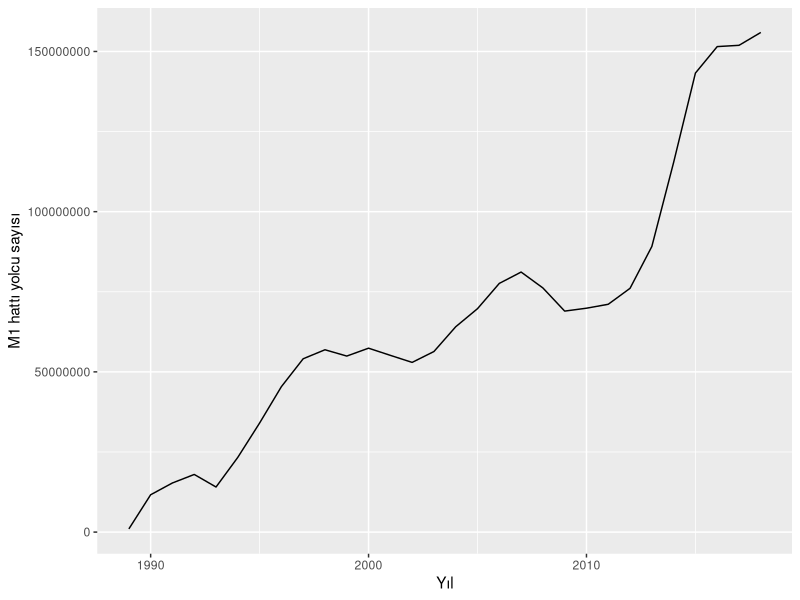

Here is the R script that generated this plot: (Note: this script raises an error after producing the figure.)
## ---- chunk 1
library(tidyverse)
options(scipen=10000) 
Sys.setlocale(category = "LC_ALL", locale = "Turkish")
yolculuk <- read_csv(here::here("veri/yolculuk.csv"))
## ---- chunk 2
ggplot(yolculuk, 
       aes(x = yil, y = m1_hatti)) +
  geom_line() +
  labs(x = "Yıl",
       y = "M1 hattı yolcu sayısı")

## ---- chunk 3
knitr::include_graphics('figur/metro.jpg')
